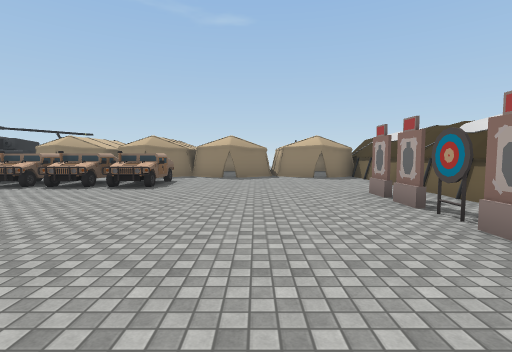
View 1 (above)

24 first-person views from a walk through a 3-D level made in the Unity game engine. The camera is 1.5 m above the floor, tilts 4° down and sees 85° across. The floor is counted in squares, 2 m on a side. Each view is taken from the middle of a square. On the plan, view 1 faces up. The plan holds only what a view shows up to about 10 squares ahead; the rest is blank. The place goes on beyond the plan. The player character is not drawn. Some animated figures are left out. Some surface patterns are stand-ins.

View 2
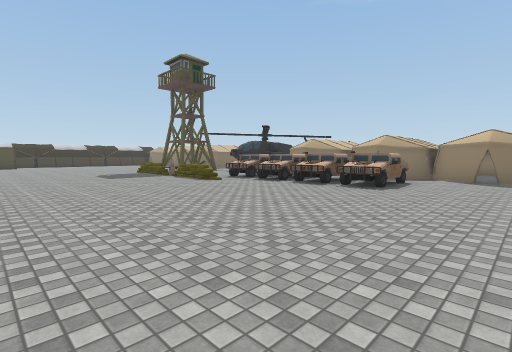

View 3
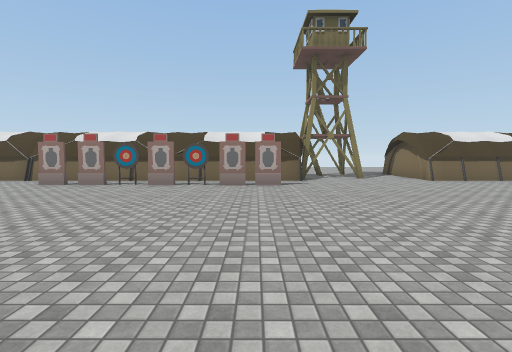

View 4
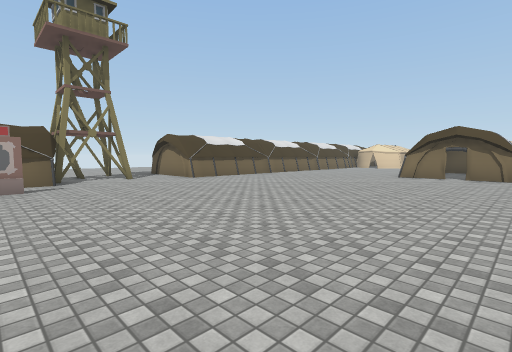

View 5
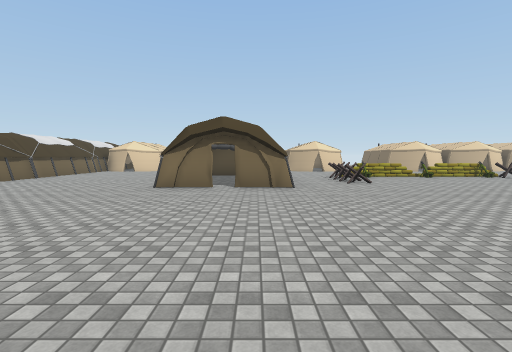

View 6
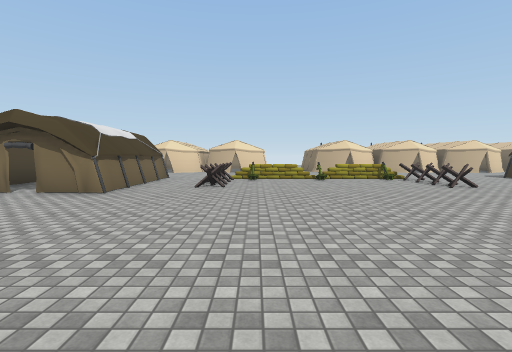

View 7
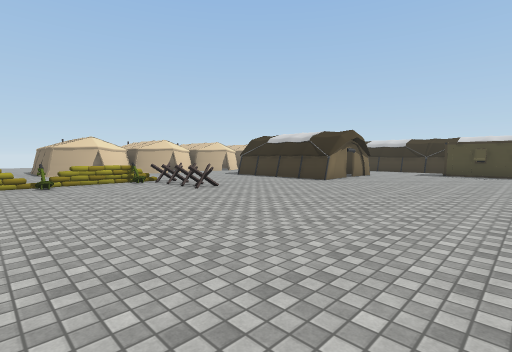

View 8
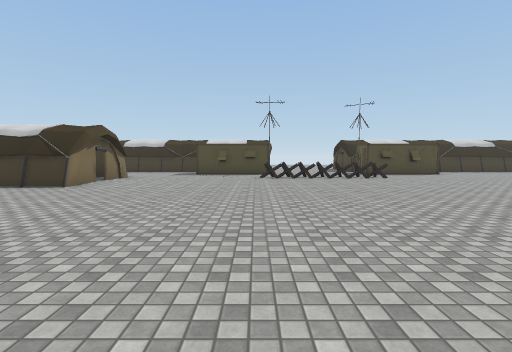

View 9
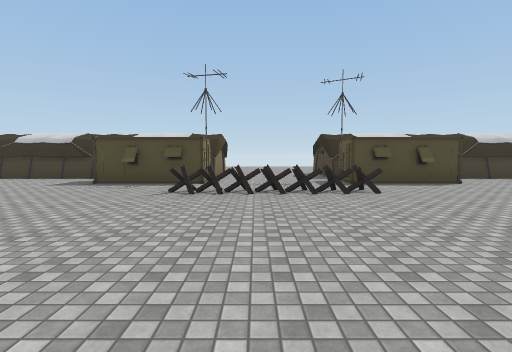

View 10
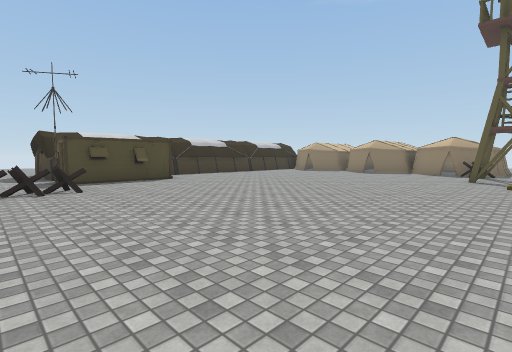

View 11
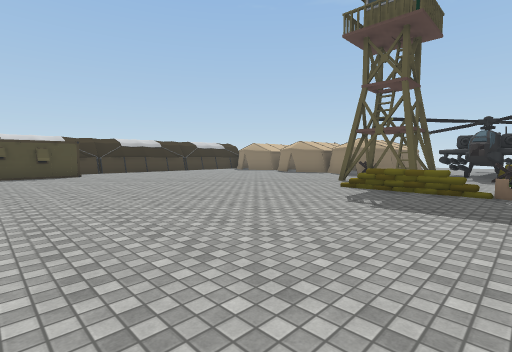

View 12
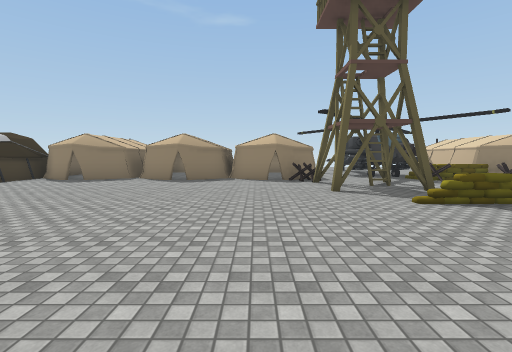

View 13
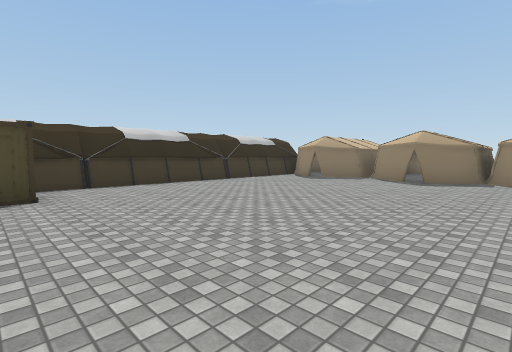

View 14
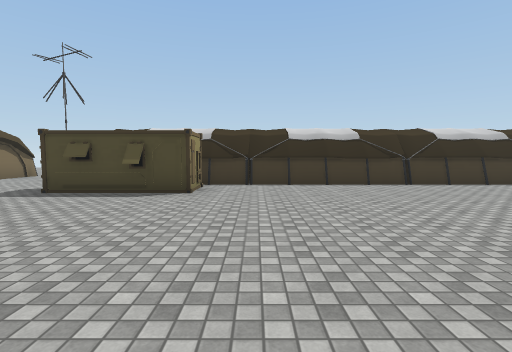

View 15
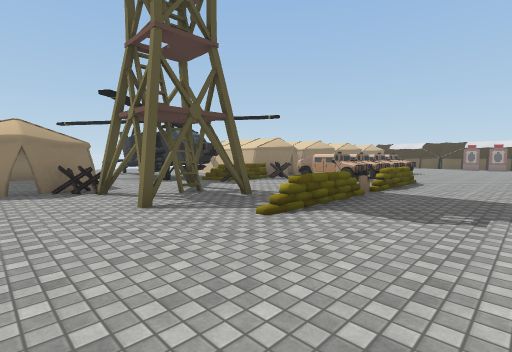

View 16
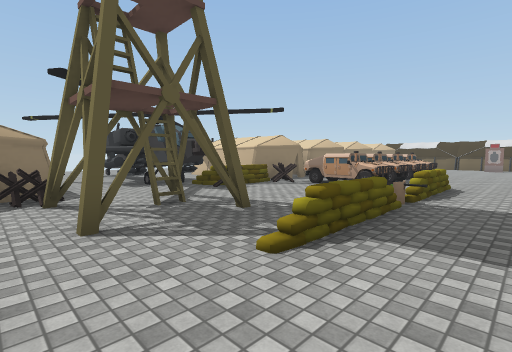

View 17
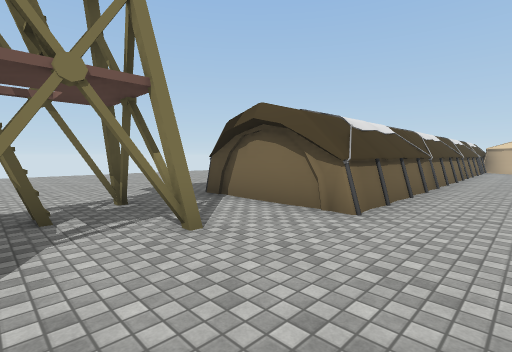

View 18
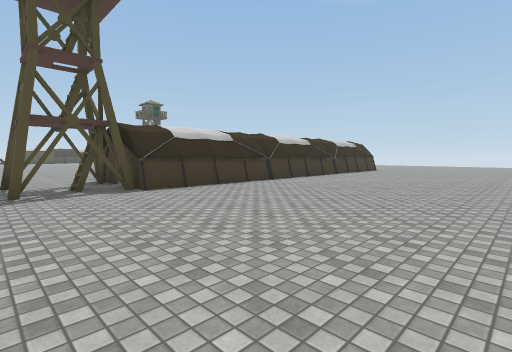

View 19
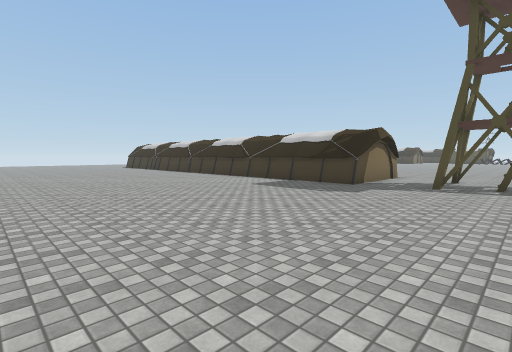

View 20
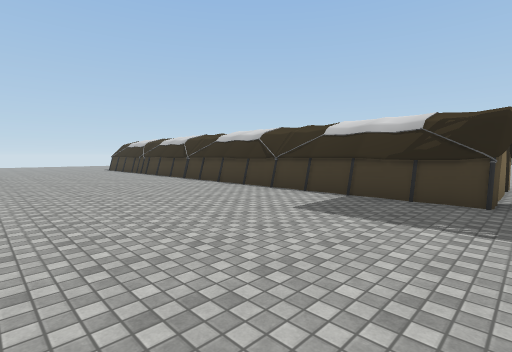

View 21
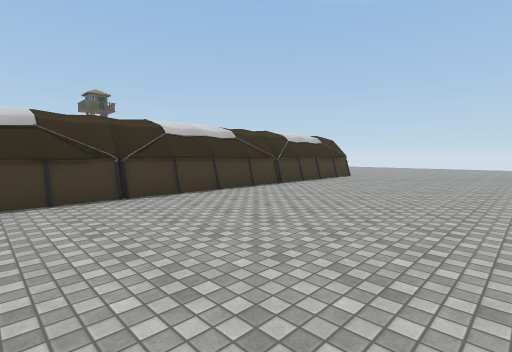

View 22
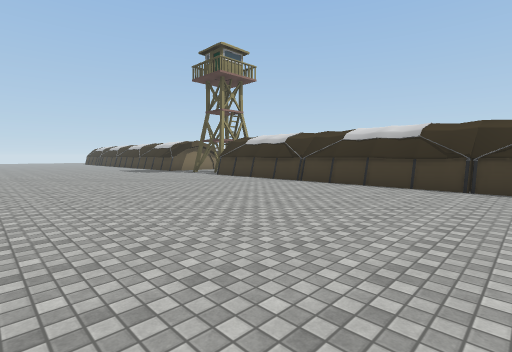

View 23
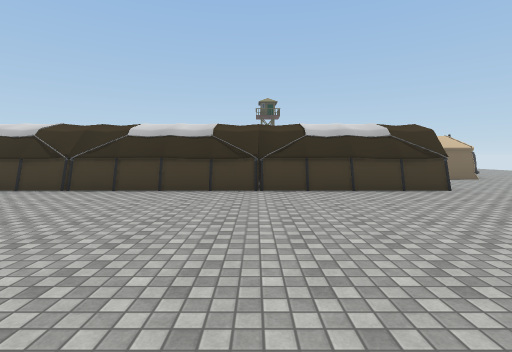

View 24
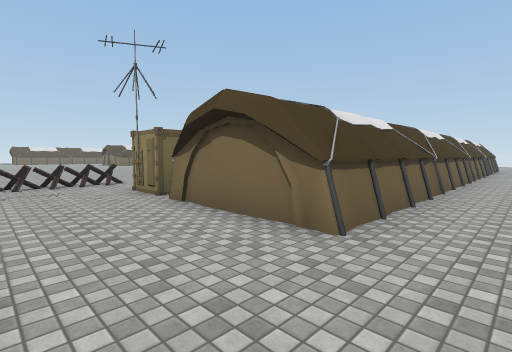

### Floor plan
Key: @ floor where view 1 was taken; # wall or solid block; x gap in a wall; . floor; O other object.
Columns run from 28 left of view 1 to 14 right of it. Each row starts with its distance up from view 1.
 11     ###########.### ##   ###       #....
 10     #.#..##.#OO..#OOO#   ..#..#.#  #.....
  9     #.........O.OO..O.   .......#  #.....
  8     #..........O....O.OOOO......#  #.......
  7     #.........O.O.. OOOOOO......# ##.......
  6     #.............O  ...........# ##.......
  5     #...........OO.OO.........#.# #........
  4     #.........................x.# ##.......
  3     #.........................x.#  #.......
  2     #.........................x.#  #.......
  1      OO.......................x.#  #.......
  0       O.....................@.#.#  #.......
 -1    x#OO............    .........####.......
 -2   ......O.......       ..........OO........
 -3 ........O.......       ..........OO........
 -4 ........O........      ....................
 -5 ........O.........  .  ....................
 -6 ..###OO.........................####.......
 -7 .##   O.........................#  #.......
 -8 .##   O.........................#  #.......
 -9 ..#  ...........................# ##.......
-10 ..# #...........................# #........
-11 .## #.. ##x#...........##x#.....# ##.......
-12 .## #.  #  #...O.....O.# .#.....#  #......
-13  .# #       ...O.....O.# .#.....#  #......
-14  .#         ...OOOOOOO.#    ....#  #......

Positions as (right, up) in squares from view 1, and headings:
1: (0, 0), facing up
2: (0, 0), facing up-left
3: (-5, 0), facing right
4: (-5, 0), facing down-right
5: (-4, -4), facing down
6: (-8, -5), facing down
7: (-9, -6), facing down-left
8: (-10, -6), facing left
9: (-14, -4), facing left
10: (-13, -3), facing up-left
11: (-10, -1), facing up-left
12: (-16, 1), facing up
13: (-16, 1), facing up-left
14: (-16, 3), facing left
15: (-16, 3), facing up-right
16: (-15, 4), facing up-right
17: (2, -2), facing down-right
18: (13, -4), facing up-left
19: (14, -2), facing down-left
20: (12, -5), facing down-left
21: (12, 1), facing up-left
22: (14, 8), facing down-left
23: (13, 7), facing left
24: (-28, -3), facing down-right
